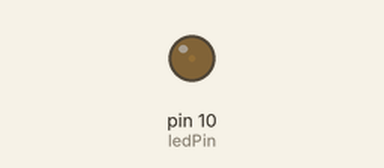
Simulated run of this sketch. Board: Arduino Uno, built with avr-gcc and run on an emulated ATmega328P. Shown: output pins drawn as LEDs (lit = HIGH).

Above: at 0.05 s.
At 1.3 s:
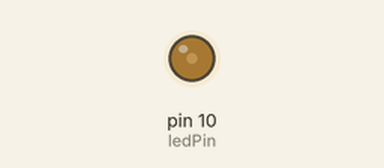
At 2.55 s:
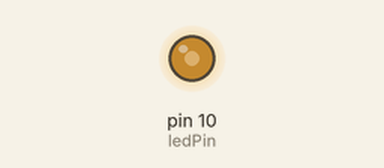
At 5.1 s:
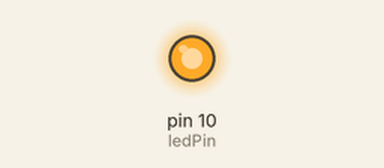
Timing chart, 0 to 6.7 s (numbered marks = the images above):
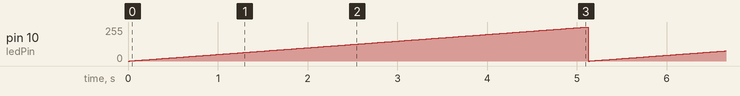

The sketch:

AnalogWrite.ino
```cpp
const int ledPin = 10;

void setup() {
  Serial.begin(9600);
  pinMode(ledPin, OUTPUT);
}

void loop() {
  for(int i = 0; i <= 255; i++){
    analogWrite(ledPin, i);
    delay(20);
  }
}
```

Measured:
- by itself, pin 10 (ledPin): ramps from 0/255 to 255/255 and jumps back, once every 5.1 s
